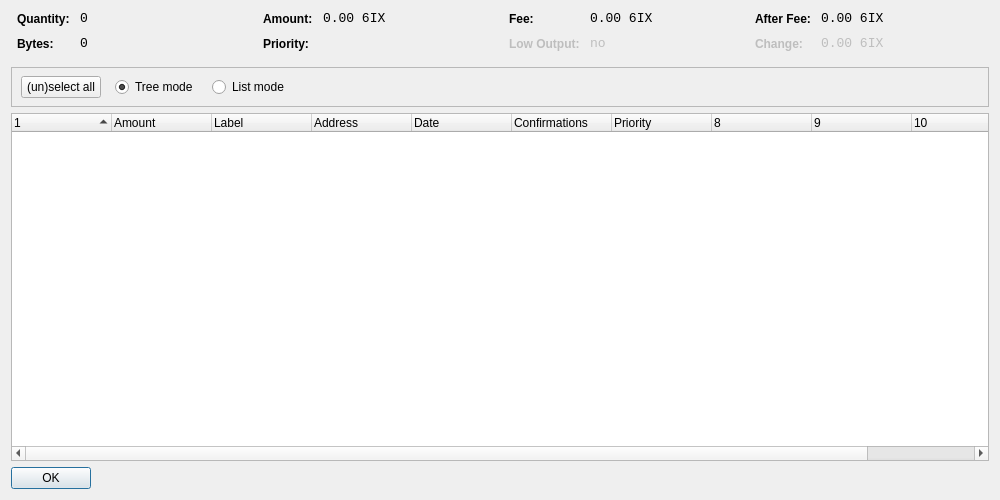
<?xml version="1.0" encoding="UTF-8"?>
<ui version="4.0">
 <class>CoinControlDialog</class>
 <widget class="QDialog" name="CoinControlDialog">
  <property name="geometry">
   <rect>
    <x>0</x>
    <y>0</y>
    <width>1000</width>
    <height>500</height>
   </rect>
  </property>
  <property name="windowTitle">
   <string>Coin Control</string>
  </property>
  <layout class="QVBoxLayout" name="verticalLayout">
   <item>
    <layout class="QHBoxLayout" name="horizontalLayoutTop" stretch="0,0,0,0">
     <property name="topMargin">
      <number>0</number>
     </property>
     <property name="bottomMargin">
      <number>10</number>
     </property>
     <item>
      <layout class="QFormLayout" name="formLayoutCoinControl1">
       <property name="horizontalSpacing">
        <number>10</number>
       </property>
       <property name="verticalSpacing">
        <number>10</number>
       </property>
       <property name="leftMargin">
        <number>6</number>
       </property>
       <property name="rightMargin">
        <number>6</number>
       </property>
       <item row="0" column="0">
        <widget class="QLabel" name="labelCoinControlQuantityText">
         <property name="styleSheet">
          <string notr="true">font-weight:bold;</string>
         </property>
         <property name="text">
          <string>Quantity:</string>
         </property>
        </widget>
       </item>
       <item row="0" column="1">
        <widget class="QLabel" name="labelCoinControlQuantity">
         <property name="font">
          <font>
           <family>Monospace</family>
           <pointsize>10</pointsize>
          </font>
         </property>
         <property name="cursor">
          <cursorShape>IBeamCursor</cursorShape>
         </property>
         <property name="contextMenuPolicy">
          <enum>Qt::ActionsContextMenu</enum>
         </property>
         <property name="text">
          <string notr="true">0</string>
         </property>
         <property name="textInteractionFlags">
          <set>Qt::LinksAccessibleByMouse|Qt::TextSelectableByKeyboard|Qt::TextSelectableByMouse</set>
         </property>
        </widget>
       </item>
       <item row="1" column="0">
        <widget class="QLabel" name="labelCoinControlBytesText">
         <property name="styleSheet">
          <string notr="true">font-weight:bold;</string>
         </property>
         <property name="text">
          <string>Bytes:</string>
         </property>
        </widget>
       </item>
       <item row="1" column="1">
        <widget class="QLabel" name="labelCoinControlBytes">
         <property name="font">
          <font>
           <family>Monospace</family>
           <pointsize>10</pointsize>
          </font>
         </property>
         <property name="cursor">
          <cursorShape>IBeamCursor</cursorShape>
         </property>
         <property name="contextMenuPolicy">
          <enum>Qt::ActionsContextMenu</enum>
         </property>
         <property name="text">
          <string notr="true">0</string>
         </property>
         <property name="textInteractionFlags">
          <set>Qt::LinksAccessibleByMouse|Qt::TextSelectableByKeyboard|Qt::TextSelectableByMouse</set>
         </property>
        </widget>
       </item>
      </layout>
     </item>
     <item>
      <layout class="QFormLayout" name="formLayoutCoinControl2">
       <property name="horizontalSpacing">
        <number>10</number>
       </property>
       <property name="verticalSpacing">
        <number>10</number>
       </property>
       <property name="leftMargin">
        <number>6</number>
       </property>
       <property name="rightMargin">
        <number>6</number>
       </property>
       <item row="0" column="0">
        <widget class="QLabel" name="labelCoinControlAmountText">
         <property name="styleSheet">
          <string notr="true">font-weight:bold;</string>
         </property>
         <property name="text">
          <string>Amount:</string>
         </property>
        </widget>
       </item>
       <item row="0" column="1">
        <widget class="QLabel" name="labelCoinControlAmount">
         <property name="font">
          <font>
           <family>Monospace</family>
           <pointsize>10</pointsize>
          </font>
         </property>
         <property name="cursor">
          <cursorShape>IBeamCursor</cursorShape>
         </property>
         <property name="contextMenuPolicy">
          <enum>Qt::ActionsContextMenu</enum>
         </property>
         <property name="text">
          <string notr="true">0.00 6IX</string>
         </property>
         <property name="textInteractionFlags">
          <set>Qt::LinksAccessibleByMouse|Qt::TextSelectableByKeyboard|Qt::TextSelectableByMouse</set>
         </property>
        </widget>
       </item>
       <item row="1" column="0">
        <widget class="QLabel" name="labelCoinControlPriorityText">
         <property name="styleSheet">
          <string notr="true">font-weight:bold;</string>
         </property>
         <property name="text">
          <string>Priority:</string>
         </property>
        </widget>
       </item>
       <item row="1" column="1">
        <widget class="QLabel" name="labelCoinControlPriority">
         <property name="font">
          <font>
           <family>Monospace</family>
           <pointsize>10</pointsize>
          </font>
         </property>
         <property name="cursor">
          <cursorShape>IBeamCursor</cursorShape>
         </property>
         <property name="contextMenuPolicy">
          <enum>Qt::ActionsContextMenu</enum>
         </property>
         <property name="text">
          <string/>
         </property>
         <property name="textInteractionFlags">
          <set>Qt::LinksAccessibleByMouse|Qt::TextSelectableByKeyboard|Qt::TextSelectableByMouse</set>
         </property>
        </widget>
       </item>
      </layout>
     </item>
     <item>
      <layout class="QFormLayout" name="formLayoutCoinControl3">
       <property name="horizontalSpacing">
        <number>10</number>
       </property>
       <property name="verticalSpacing">
        <number>10</number>
       </property>
       <property name="leftMargin">
        <number>6</number>
       </property>
       <property name="rightMargin">
        <number>6</number>
       </property>
       <item row="0" column="0">
        <widget class="QLabel" name="labelCoinControlFeeText">
         <property name="styleSheet">
          <string notr="true">font-weight:bold;</string>
         </property>
         <property name="text">
          <string>Fee:</string>
         </property>
        </widget>
       </item>
       <item row="0" column="1">
        <widget class="QLabel" name="labelCoinControlFee">
         <property name="font">
          <font>
           <family>Monospace</family>
           <pointsize>10</pointsize>
          </font>
         </property>
         <property name="cursor">
          <cursorShape>IBeamCursor</cursorShape>
         </property>
         <property name="contextMenuPolicy">
          <enum>Qt::ActionsContextMenu</enum>
         </property>
         <property name="text">
          <string notr="true">0.00 6IX</string>
         </property>
         <property name="textInteractionFlags">
          <set>Qt::LinksAccessibleByMouse|Qt::TextSelectableByKeyboard|Qt::TextSelectableByMouse</set>
         </property>
        </widget>
       </item>
       <item row="1" column="0">
        <widget class="QLabel" name="labelCoinControlLowOutputText">
         <property name="enabled">
          <bool>false</bool>
         </property>
         <property name="styleSheet">
          <string notr="true">font-weight:bold;</string>
         </property>
         <property name="text">
          <string>Low Output:</string>
         </property>
        </widget>
       </item>
       <item row="1" column="1">
        <widget class="QLabel" name="labelCoinControlLowOutput">
         <property name="enabled">
          <bool>false</bool>
         </property>
         <property name="font">
          <font>
           <family>Monospace</family>
           <pointsize>10</pointsize>
          </font>
         </property>
         <property name="cursor">
          <cursorShape>IBeamCursor</cursorShape>
         </property>
         <property name="contextMenuPolicy">
          <enum>Qt::ActionsContextMenu</enum>
         </property>
         <property name="text">
          <string notr="true">no</string>
         </property>
         <property name="textInteractionFlags">
          <set>Qt::LinksAccessibleByMouse|Qt::TextSelectableByKeyboard|Qt::TextSelectableByMouse</set>
         </property>
        </widget>
       </item>
      </layout>
     </item>
     <item>
      <layout class="QFormLayout" name="formLayoutCoinControl4">
       <property name="horizontalSpacing">
        <number>10</number>
       </property>
       <property name="verticalSpacing">
        <number>10</number>
       </property>
       <property name="leftMargin">
        <number>6</number>
       </property>
       <property name="rightMargin">
        <number>6</number>
       </property>
       <item row="0" column="0">
        <widget class="QLabel" name="labelCoinControlAfterFeeText">
         <property name="styleSheet">
          <string notr="true">font-weight:bold;</string>
         </property>
         <property name="text">
          <string>After Fee:</string>
         </property>
        </widget>
       </item>
       <item row="0" column="1">
        <widget class="QLabel" name="labelCoinControlAfterFee">
         <property name="font">
          <font>
           <family>Monospace</family>
           <pointsize>10</pointsize>
          </font>
         </property>
         <property name="cursor">
          <cursorShape>IBeamCursor</cursorShape>
         </property>
         <property name="contextMenuPolicy">
          <enum>Qt::ActionsContextMenu</enum>
         </property>
         <property name="text">
          <string notr="true">0.00 6IX</string>
         </property>
         <property name="textInteractionFlags">
          <set>Qt::LinksAccessibleByMouse|Qt::TextSelectableByKeyboard|Qt::TextSelectableByMouse</set>
         </property>
        </widget>
       </item>
       <item row="1" column="0">
        <widget class="QLabel" name="labelCoinControlChangeText">
         <property name="enabled">
          <bool>false</bool>
         </property>
         <property name="styleSheet">
          <string notr="true">font-weight:bold;</string>
         </property>
         <property name="text">
          <string>Change:</string>
         </property>
        </widget>
       </item>
       <item row="1" column="1">
        <widget class="QLabel" name="labelCoinControlChange">
         <property name="enabled">
          <bool>false</bool>
         </property>
         <property name="font">
          <font>
           <family>Monospace</family>
           <pointsize>10</pointsize>
          </font>
         </property>
         <property name="cursor">
          <cursorShape>IBeamCursor</cursorShape>
         </property>
         <property name="contextMenuPolicy">
          <enum>Qt::ActionsContextMenu</enum>
         </property>
         <property name="text">
          <string notr="true">0.00 6IX</string>
         </property>
         <property name="textInteractionFlags">
          <set>Qt::LinksAccessibleByMouse|Qt::TextSelectableByKeyboard|Qt::TextSelectableByMouse</set>
         </property>
        </widget>
       </item>
      </layout>
     </item>
    </layout>
   </item>
   <item>
    <widget class="QFrame" name="frame">
     <property name="minimumSize">
      <size>
       <width>0</width>
       <height>40</height>
      </size>
     </property>
     <property name="frameShape">
      <enum>QFrame::StyledPanel</enum>
     </property>
     <property name="frameShadow">
      <enum>QFrame::Sunken</enum>
     </property>
     <widget class="QWidget" name="horizontalLayoutWidget">
      <property name="geometry">
       <rect>
        <x>10</x>
        <y>0</y>
        <width>781</width>
        <height>41</height>
       </rect>
      </property>
      <layout class="QHBoxLayout" name="horizontalLayoutPanel" stretch="0,0,0,0,0">
       <property name="spacing">
        <number>14</number>
       </property>
       <item>
        <widget class="QPushButton" name="pushButtonSelectAll">
         <property name="sizePolicy">
          <sizepolicy hsizetype="Maximum" vsizetype="Fixed">
           <horstretch>0</horstretch>
           <verstretch>0</verstretch>
          </sizepolicy>
         </property>
         <property name="text">
          <string>(un)select all</string>
         </property>
        </widget>
       </item>
       <item>
        <widget class="QRadioButton" name="radioTreeMode">
         <property name="sizePolicy">
          <sizepolicy hsizetype="Maximum" vsizetype="Fixed">
           <horstretch>0</horstretch>
           <verstretch>0</verstretch>
          </sizepolicy>
         </property>
         <property name="text">
          <string>Tree mode</string>
         </property>
         <property name="checked">
          <bool>true</bool>
         </property>
        </widget>
       </item>
       <item>
        <widget class="QRadioButton" name="radioListMode">
         <property name="sizePolicy">
          <sizepolicy hsizetype="Maximum" vsizetype="Fixed">
           <horstretch>0</horstretch>
           <verstretch>0</verstretch>
          </sizepolicy>
         </property>
         <property name="text">
          <string>List mode</string>
         </property>
        </widget>
       </item>
       <item>
        <spacer name="horizontalSpacer">
         <property name="orientation">
          <enum>Qt::Horizontal</enum>
         </property>
         <property name="sizeHint" stdset="0">
          <size>
           <width>40</width>
           <height>20</height>
          </size>
         </property>
        </spacer>
       </item>
      </layout>
     </widget>
    </widget>
   </item>
   <item>
    <widget class="CoinControlTreeWidget" name="treeWidget">
     <property name="contextMenuPolicy">
      <enum>Qt::CustomContextMenu</enum>
     </property>
     <property name="sortingEnabled">
      <bool>false</bool>
     </property>
     <property name="columnCount">
      <number>11</number>
     </property>
     <attribute name="headerShowSortIndicator" stdset="0">
      <bool>true</bool>
     </attribute>
     <attribute name="headerStretchLastSection">
      <bool>false</bool>
     </attribute>
     <column>
      <property name="text">
       <string/>
      </property>
     </column>
     <column>
      <property name="text">
       <string>Amount</string>
      </property>
     </column>
     <column>
      <property name="text">
       <string>Label</string>
      </property>
     </column>
     <column>
      <property name="text">
       <string>Address</string>
      </property>
     </column>
     <column>
      <property name="text">
       <string>Date</string>
      </property>
     </column>
     <column>
      <property name="text">
       <string>Confirmations</string>
      </property>
      <property name="toolTip">
       <string>Confirmed</string>
      </property>
     </column>
     <column>
      <property name="text">
       <string>Priority</string>
      </property>
     </column>
     <column>
      <property name="text">
       <string/>
      </property>
     </column>
     <column>
      <property name="text">
       <string/>
      </property>
     </column>
     <column>
      <property name="text">
       <string/>
      </property>
     </column>
     <column>
      <property name="text">
       <string/>
      </property>
     </column>
    </widget>
   </item>
   <item>
    <widget class="QDialogButtonBox" name="buttonBox">
     <property name="sizePolicy">
      <sizepolicy hsizetype="Maximum" vsizetype="Fixed">
       <horstretch>0</horstretch>
       <verstretch>0</verstretch>
      </sizepolicy>
     </property>
     <property name="orientation">
      <enum>Qt::Horizontal</enum>
     </property>
     <property name="standardButtons">
      <set>QDialogButtonBox::Ok</set>
     </property>
    </widget>
   </item>
  </layout>
 </widget>
 <customwidgets>
  <customwidget>
   <class>CoinControlTreeWidget</class>
   <extends>QTreeWidget</extends>
   <header>coincontroltreewidget.h</header>
  </customwidget>
 </customwidgets>
 <resources/>
 <connections/>
</ui>
